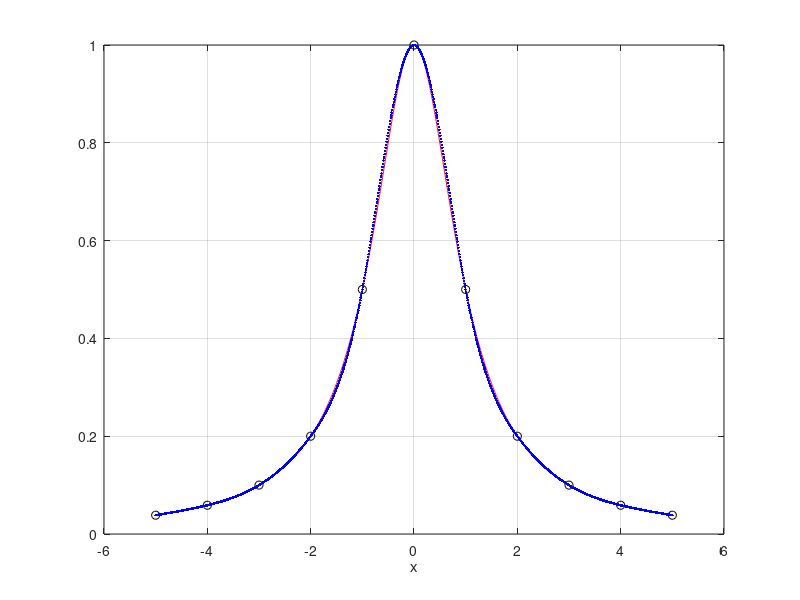
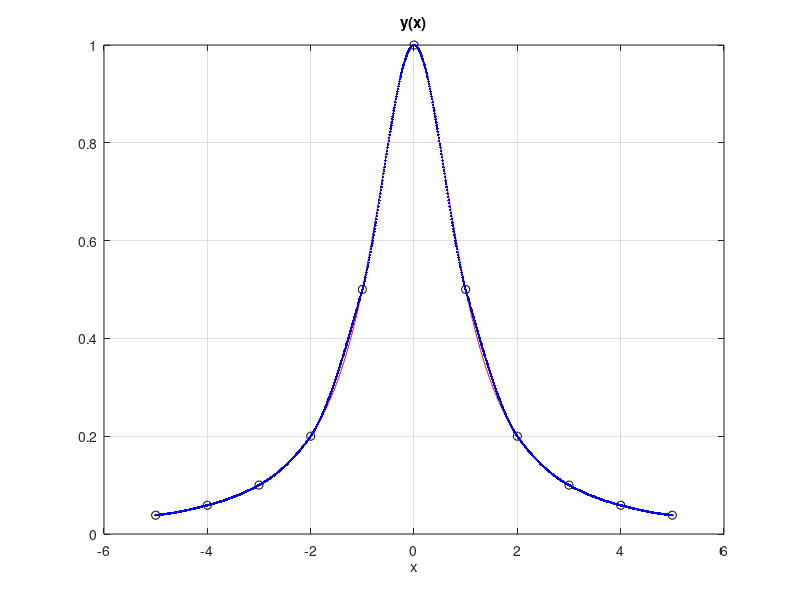

Write MATLAB code to recreate these figures, in order.
clear all; 
close all;
clc;

% Funkcja dokladnie - malymi kroczkami
x = ( -5 : 0.01 : 5)';
y = 1 ./ (1+x.^2); %definicja funkcji do interpolacji

%y=sin(x);
% Wezly - zgrubnie - duze kroki

xk = ( -5 : 1 : 5)';%węzły interpolacyjne
yk = 1./(1+xk.^2);

%yk=sin(xk);

yll=zeros(length(x),1); %wektor przechowujący wartość interpolowanej funkcji dla osi x
a=0;
llen=x(length(x))-x(1); %różnica między ostation i pierwszym elementem wekotra x(długość orzedziału)
j=1;
solve=zeros(4*(length(xk)-1),4*(length(xk)-1)); %inicjalizacje zmiennych(tablice)
hektor=zeros(4*(length(xk)-1),1); %solve zbiera równania interpolacyjne dla poszczególnych przedziałów
for i=1:length(xk)-2
   x2=xk(i+1); %węzły x1 i x2
   x1=xk(i);
   macrz=[x1^3,    x1^2,  x1^1,  1,  0,       0,     0,  0;
          x2^3,    x2^2,  x2^1,  1,  0,       0,     0,  0;
          3*x2^2,  2*x2,     1,  0, -3*x2^2, -2*x2, -1,  0; %macirz zawierająca współczynniki dla wielomianów 3 stopnia, każdy wiersz to jedno równanie
          6*x2^1,  2,        0,  0, -6*x2^1, -2,     0,  0];
   plus=4*(i-1);
   solve(1+plus:4+plus,1+plus:8+plus)=macrz;
   hektor(1+plus:4+plus)=[yk(i),yk(i+1),0,0];
end
solveLen=length(solve);
solve(solveLen-3:solveLen-2,solveLen-3:solveLen)=[xk(length(xk)-1)^3,  xk(length(xk)-1)^2, xk(length(xk)-1)^1, 1;
                                                 xk(length(xk))^3,    xk(length(xk))^2,   xk(length(xk))^1,   1];
solve(solveLen,1:4)=[6*xk(1),2,0,0];
solve(solveLen-1,length(solve)-3:solveLen)=[6*xk(length(xk)),2,0,0];
hektor(solveLen-3:solveLen)=[yk(length(yk)-1),yk(length(yk)),0,0];
%solced=zeros(4*(length(xk)-1),4*(length(xk)-1));
det(solve)
N=length(solve);
Mnory=zeros(N);
for i=1:N
   for j=1:N
       minor = solve;
       minor(i,:) = [];
       minor(:,j) = [];
       Mnory(i,j)=det(minor)*(-1)^(i+j);
   end
end
solved=transpose(Mnory)/det(solve)
%solved=Fll(solve,1);
leters = solved*hektor;
j=1;
for i=2:length(xk)
   plus=4*(i-2);
   for jj=xk(i-1):0.01:xk(i)
       yll(j)= leters(1+plus)*x(j)^3 + leters(2+plus)*x(j)^2 + leters(3+plus)*x(j)^1 + leters(4+plus)*x(j)^0;
       j=j+1;
   end
   j=j-1;
end
figure; plot(x,y,'r',xk,yk,'ko',x,yll,'b.'); xlabel('x'); grid;
% Cubic spline
yi = interp1(xk,yk,x,'cubic');
figure; plot(x,y,'r',xk,yk,'ko',x,yi,'b.'); xlabel('x'); title('y(x)'); grid;
